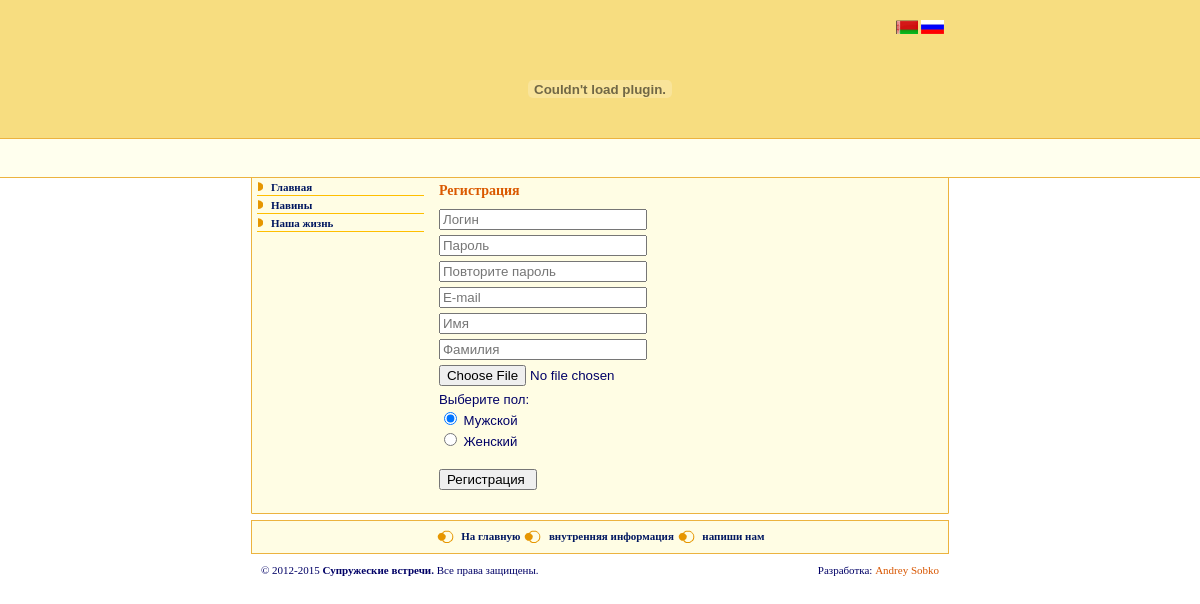
The page /register/?lang=lang2 on the database its author committed.
### tables this page shows
CREATE TABLE IF NOT EXISTS `menu` (
`id` int(11) NOT NULL,
  `num` int(11) NOT NULL,
  `lang1` varchar(50) NOT NULL,
  `lang2` varchar(50) NOT NULL,
  `link` text NOT NULL,
  `published` int(11) NOT NULL DEFAULT '0',
  `in` int(2) NOT NULL DEFAULT '0'
);

### core/classes/base.class.php (the view, shortened to what this page needs)
<?php
class DataBase{
	private $host = '';
	private $user = '';
	private $pass = '';
	private $db_name = '';
	private static $connection;
	public function __construct($host = '', $user = '', $pass = '', $db_name = ''){
		$this->host = $host;
		$this->user = $user;
		$this->pass = $pass;
		$this->db_name = $db_name;
		self::$connection = $this->connect();
	}
	public function connect(){
		$connection = mysqli_connect($this->host, $this->user, $this->pass, $this->db_name) or die("could not connect to DB");
		return $connection;
	}
	public static function query($sql){
		$res = mysqli_query(self::$connection, $sql) or die(mysqli_error());
		return $res;
	}
	public function fetch_array($object){
		return mysqli_fetch_array($object, MYSQLI_ASSOC);
	}
	public function MenuRead($lang, $dir = ''){
		if(self::$connection){
			$sql = "SELECT `id`,`num`,`link`,`".$lang."`,`in` FROM `menu` WHERE `published`='1' ORDER BY `num`;";
			$result = self::query($sql);
			while ($row = $this->fetch_array($result)){
				$menu[$row['num']] = array(
					'id'	=> $row['id'],
					'in'	=> $row['in'],
					'name'	=> $row[$lang],
					'link'	=> $row['link']
				);
			}
			foreach($menu as $val){
				if ($val['in'] == 0){
					echo '<li class="menu"><a href="'.$val['link'].'" class="granat">'.$val['name'].'</a>';
					echo '<ul>';
					echo '</ul></li>';
				}
			}
		}
	}
}
?>

### design/style.css (style rules this page uses)
body, select { font-family: tahoma; font-size: 11px; color:#000066; }
a { text-decoration: none; color: #D85600; }
.body { padding: 0px; margin: 0px; background-image: url(tlo.gif); background-repeat: repeat-x; }
li { list-style: none; }
.granat { color: #001760; margin-left:5px; }
.menu { border-bottom-width: 1px; border-bottom-style: solid; border-bottom-color: #FFBF00; padding-top: 6px; padding-bottom: 6px; padding-left: 15px; background-image: url(ikom.gif); background-repeat: no-repeat; background-position: left center; font-weight: bold; }

### design/droppy.css (style rules this page uses)
#nav li { display: block; list-style: none; margin: 0; padding: 0; }
#nav a { display: block; }
#nav a { text-decoration:none; color: #001760; font-size: 1em; padding: 3px 9px 3px 9px; margin-bottom: -1px; }

### rows shown on the page
menu: in 0 (drawn), lang2 "Главная"
menu: in 0 (drawn), lang2 "Навины"
menu: in 0 (drawn), lang2 "Наша жизнь"

### other values the page prints
$name "Регистрация"
$word[10] "Выберите пол:"
$word[11] "Мужской"
$word[12] "Женский"
$word[25] "На главную"
$word[27] "внутренняя информация"
$word[28] "напиши нам"
